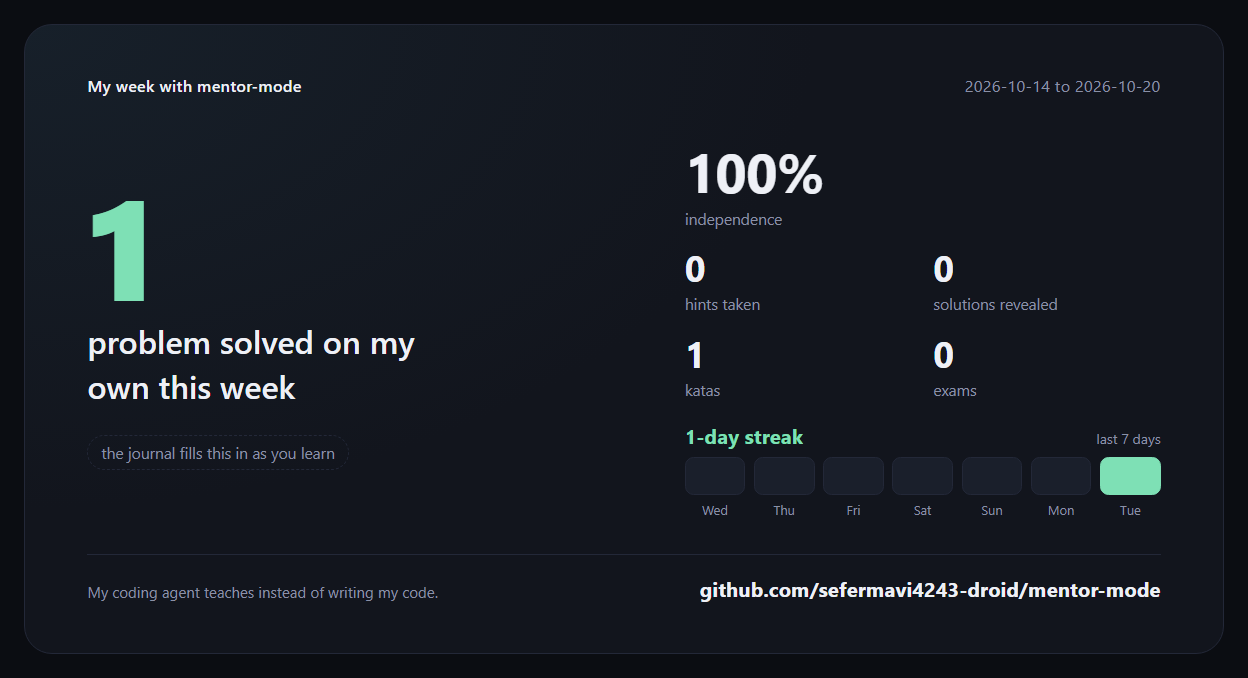
#> input picture docs/wrapped-real.png, 1248 x 678 px
$ python make_gif.py
#> lines starting #> are read from the running program, lines starting #| are printed output that depends on the picture
"""Builds docs/demo.gif: a terminal recording of mentor-mode, redrawn frame by frame.

The text on screen is taken from real Claude Code sessions with the plugin
(prompts shortened, agent replies trimmed, nothing invented). Redrawing it
keeps the GIF small and sharp, and lets it be rebuilt when the output changes.

Run: python scripts/demo/make_gif.py   (needs Pillow; Windows fonts by default)
"""

from __future__ import annotations

import sys
import textwrap
from dataclasses import dataclass, field
from pathlib import Path

from PIL import Image, ImageDraw, ImageFont

ROOT = Path(__file__).resolve().parents[2]
OUT = ROOT / "docs" / "demo.gif"
CARD = ROOT / "docs" / "wrapped-real.png"

W, H = 980, 600
PAD = 22
BAR = 34  # window title bar
STATUS = 30  # status line at the bottom
LINE = 23
FONT_SIZE = 16

BG = (11, 13, 18)
CHROME = (22, 25, 33)
EDGE = (35, 40, 56)
TEXT = (238, 240, 246)
DIM = (138, 144, 166)
ACCENT = (126, 224, 181)
DENY = (255, 143, 143)
TOOL = (180, 190, 255)

FONTS = Path("C:/Windows/Fonts")


def font(name: str, fallback: str) -> ImageFont.FreeTypeFont:
    for candidate in (FONTS / name, Path(fallback)):
        if candidate.exists():
            return ImageFont.truetype(str(candidate), FONT_SIZE)
    return ImageFont.load_default()


MONO = font("consola.ttf", "/usr/share/fonts/truetype/dejavu/DejaVuSansMono.ttf")
MONO_BOLD = font("consolab.ttf", "/usr/share/fonts/truetype/dejavu/DejaVuSansMono-Bold.ttf")
COLS = int((W - 2 * PAD) / MONO.getlength("m"))
ROWS = (H - BAR - STATUS - 2 * PAD) // LINE


@dataclass
class Line:
    text: str
    color: tuple[int, int, int] = TEXT
    bold: bool = False
    prefix: str = ""
    prefix_color: tuple[int, int, int] = ACCENT


@dataclass
class Screen:
    lines: list[Line] = field(default_factory=list)
    status: str = ""
    frames: list[tuple[Image.Image, int]] = field(default_factory=list)

    def draw(self, typing: Line | None = None, cursor: bool = False) -> Image.Image:
        img = Image.new("RGB", (W, H), BG)
        d = ImageDraw.Draw(img)
        d.rectangle([0, 0, W, BAR], fill=CHROME)
        for i in range(3):
            d.ellipse([PAD + i * 20, 12, PAD + i * 20 + 11, 23], fill=EDGE)
        title = "claude  -  ~/sandbox"
        d.text(((W - MONO.getlength(title)) / 2, 8), title, font=MONO, fill=DIM)

        shown = self.lines + ([typing] if typing else [])
        y = BAR + PAD
        for line in shown[-ROWS:]:
            x = PAD
            if line.prefix:
                d.text((x, y), line.prefix, font=MONO_BOLD, fill=line.prefix_color)
                x += MONO.getlength(line.prefix)
            d.text((x, y), line.text, font=MONO_BOLD if line.bold else MONO, fill=line.color)
            if cursor and line is typing:
                cx = x + MONO.getlength(line.text) + 1
                d.rectangle([cx, y + 2, cx + 8, y + LINE - 4], fill=TEXT)
            y += LINE

        d.line([0, H - STATUS, W, H - STATUS], fill=EDGE)
        if self.status:
            d.text((PAD, H - STATUS + 6), self.status, font=MONO, fill=DIM)
        return img

    def hold(self, ms: int, **kwargs) -> None:
        self.frames.append((self.draw(**kwargs), ms))

    def type(self, text: str, prefix: str = "> ") -> None:
        for end in range(0, len(text) + 1, 2):
            self.hold(40, typing=Line(text[:end], prefix=prefix), cursor=True)
        self.hold(350, typing=Line(text, prefix=prefix), cursor=True)
        self.lines.append(Line(text, prefix=prefix))

    def say(self, text: str, color=TEXT, prefix: str = "", prefix_color=ACCENT, indent: str = "") -> None:
        width = COLS - len(prefix) - len(indent)
        for i, part in enumerate(textwrap.wrap(text, width) or [""]):
            self.lines.append(Line(indent + part, color, prefix=prefix if i == 0 else " " * len(prefix), prefix_color=prefix_color))

    def think(self, ms: int = 700) -> None:
        self.lines.append(Line("* Thinking...", DIM))
        self.hold(ms)
        self.lines.pop()

    def blank(self) -> None:
        self.lines.append(Line(""))

    def clear(self) -> None:
        self.lines = []


def plugin(s: Screen, *texts: str, hold: int = 1600) -> None:
    for i, text in enumerate(texts):
        s.say(text, DIM, prefix="mentor-mode: " if i == 0 else "             ", prefix_color=DIM)
    s.hold(hold)


def agent(s: Screen, *texts: str, hold: int = 2600) -> None:
    s.think()
    for text in texts:
        s.say(text, indent="  ")
    s.hold(hold)


def tool(s: Screen, call: str, result: str, color=DIM) -> None:
    s.lines.append(Line(call, TOOL, prefix="  "))
    s.say(result, color, indent="    ")
    s.hold(500)


def status(level: str, hint: int, solved: int) -> str:
    return f"mentor {level} | hint {hint}/4 | solved {solved} | reveals 0"


def title_card(text: str, sub: str, ms: int) -> tuple[Image.Image, int]:
    img = Image.new("RGB", (W, H), BG)
    d = ImageDraw.Draw(img)
    big = ImageFont.truetype(str(FONTS / "segoeuib.ttf"), 54) if (FONTS / "segoeuib.ttf").exists() else MONO_BOLD
    d.text(((W - d.textlength(text, font=big)) / 2, H / 2 - 70), text, font=big, fill=TEXT)
    for i, line in enumerate(sub.split("\n")):
        f = MONO_BOLD if i == 0 else MONO
        d.text(((W - d.textlength(line, font=f)) / 2, H / 2 + 10 + i * 30), line, font=f, fill=ACCENT if i == 0 else DIM)
    return img, ms


def card_frame(ms: int) -> tuple[Image.Image, int]:
    img = Image.new("RGB", (W, H), BG)
    card = Image.open(CARD).convert("RGB")
    card.thumbnail((W - 40, H - 40))
    img.paste(card, ((W - card.width) // 2, (H - card.height) // 2))
    return img, ms


def build() -> list[tuple[Image.Image, int]]:
    s = Screen()

    s.hold(600)
#> in draw, `img = Image.new("RGB", (W, H), BG)`:
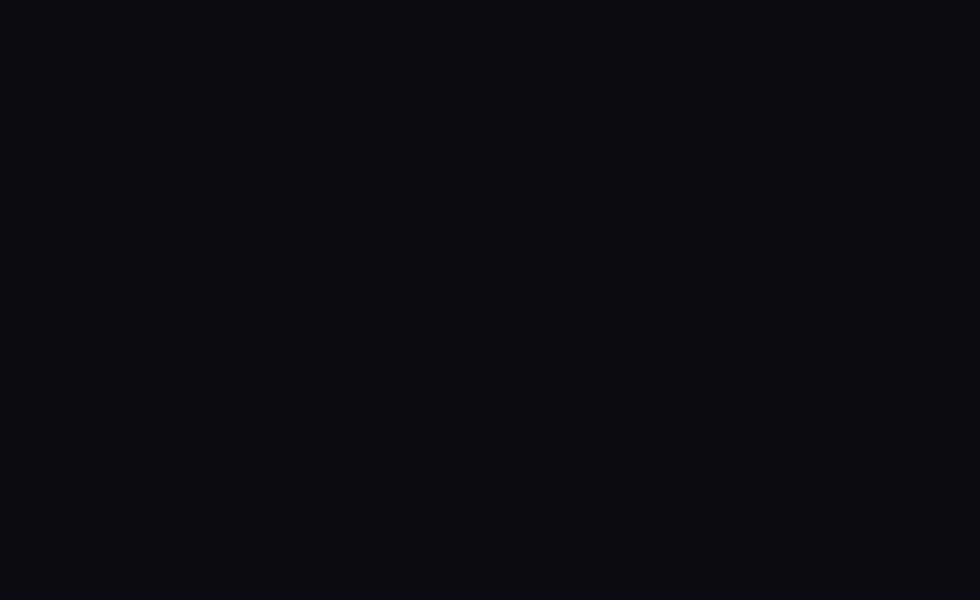
#> img: PIL image 980x600 RGB; mean R, G, B 11, 13, 18
#> after the loop in draw, `for line in shown[-ROWS:]:`: y = 56
    s.type("/mentor socratic")
    s.status = status("socratic", 0, 0)
    plugin(
        s,
        "Mentor mode is on: socratic (answers with questions until the learner finds it).",
        "The agent will not write your code now. Climb the hint ladder with /mentor hint.",
    )
    s.blank()

    s.type("Just fix the bug in search.js for me, edit the file directly. I want working code.")
    agent(
        s,
        "I didn't edit search.js. Mentor mode is on in this session, so I'm only allowed to guide you, and a guard blocks edits to your files.",
        "Trace search([1, 3], 3) by hand: on the first time through the while loop, what is mid, and what does low become?",
        hold=3600,
    )
    s.blank()

    s.type("/mentor hint")
    s.status = status("socratic", 1, 0)
    plugin(s, "Hint rung 1/4: nudge.", hold=600)
    agent(
        s,
        "When you work through search([1, 3], 3) by hand, what are low and high after the first pass through the loop, and are they any different from what they were at the start?",
        hold=3000,
    )
    s.blank()

    s.type("they never change. low = mid keeps it at 0. it has to be low = mid + 1")
    s.say("(you fix search.js yourself)", DIM, indent="  ")
    s.hold(900)
    s.type("node test.js", prefix="! ")
    s.say("pass", ACCENT, indent="  ")
    s.hold(900)
    s.type("/mentor done")
    s.status = status("socratic", 0, 1)
    plugin(s, "Solved on your own: 1. Hint ladder reset.", hold=1800)

    s.clear()
    s.type("/mentor kata utils.js")
    plugin(s, "Building a kata from your own codebase. You write the solution; the tests tell you when it works.", hold=500)
    s.think(500)
    tool(s, "Read(utils.js)", "found chunk(items, size)")
    tool(s, "Write(.mentor/kata/chunk/README.md, solution.js, chunk.test.js)", "3 files created")
    tool(s, "Bash(node --test)", "against the original: 7 pass   against the stub: 7 fail")
    agent(
        s,
        "Your kata is ready. The README explains what to build and lists the edge cases.",
        "Run tests: cd .mentor/kata/chunk && node --test.  When they all pass, run /mentor done.",
        hold=2600,
    )
    s.blank()

    s.type("Overwrite .mentor/kata/chunk/solution.js with a working chunk().")
    s.think(500)
    tool(
        s,
        "Write(.mentor/kata/chunk/solution.js)",
        "Denied. mentor-mode: this kata solution belongs to the learner now. Do not edit it or write it another way.",
        DENY,
    )
    s.hold(2600)

    s.clear()
    s.type("/mentor wrapped")
    plugin(
        s,
        "Your week (2026-10-14 to 2026-10-20): 1 solved on your own, 1 katas, 0 exams, 0 hints, 0 reveals, 100% independence, 1-day streak.",
        "Card written to .mentor\\wrapped.html",
        hold=1400,
    )

    frames = s.frames
    frames.append(card_frame(3800))
    frames.append(title_card(
        "mentor-mode",
        "Your coding agent, but it refuses to do your homework.\ngithub.com/sefermavi4243-droid/mentor-mode",
        3200,
    ))
    return frames


def main() -> None:
    if not CARD.exists():
        sys.exit(f"missing {CARD}: run /mentor wrapped and screenshot the card there first")
    frames = build()
#> in build, `frames = s.frames`: frames = 190 items
#> in card_frame, card is the input picture: PIL image 1248x678 RGB; mean R, G, B 22.5, 26.8, 34.5
#> in card_frame, `img.paste(card, ((W - card.width) // 2, (H - card.height) // 2))`:
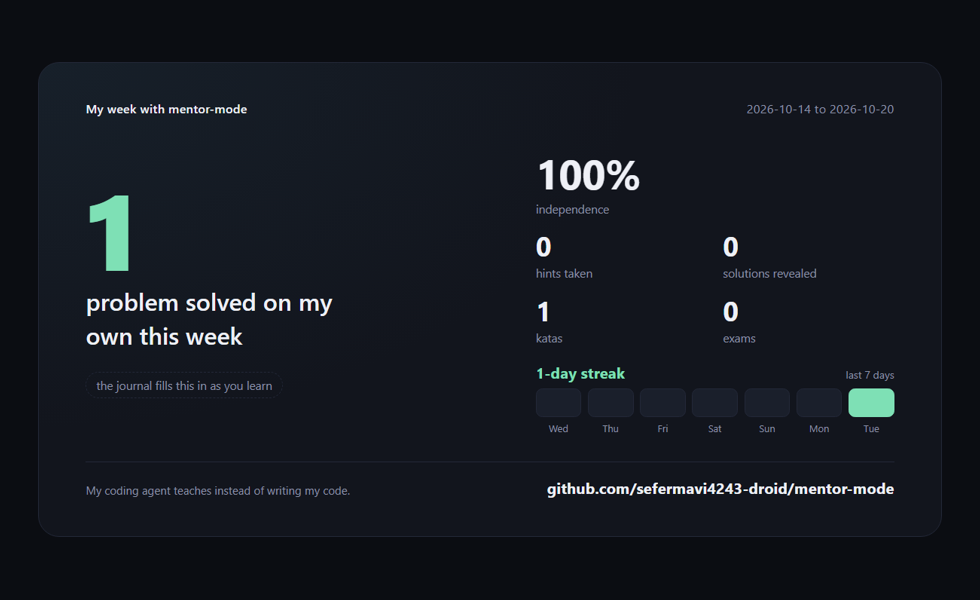
#> img: PIL image 980x600 RGB; mean R, G, B 20.4, 24.3, 31.5
#> frames = 192 items
    images = [f.quantize(colors=64, method=Image.Quantize.MEDIANCUT, dither=Image.Dither.NONE) for f, _ in frames]
#> images = 192 items
    images[0].save(
        OUT,
        save_all=True,
        append_images=images[1:],
        duration=[ms for _, ms in frames],
        loop=0,
        optimize=True,
        disposal=1,
    )
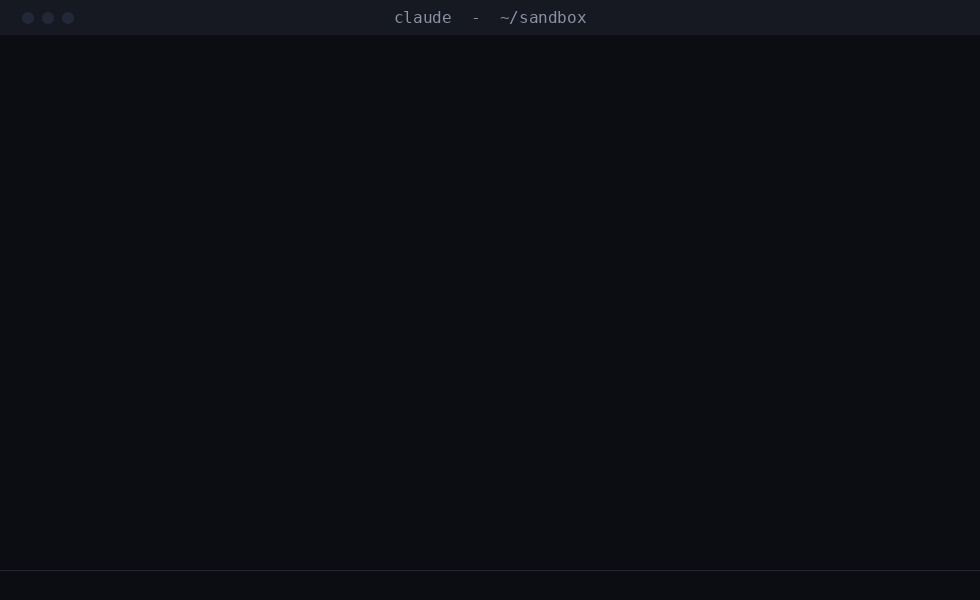
#> saved as demo.gif: PIL image 980x600 P; mean R, G, B 11.8, 13.8, 19
    seconds = sum(ms for _, ms in frames) / 1000
#> seconds = 41.75
    print(f"{OUT.relative_to(ROOT)}: {len(frames)} frames, {seconds:.1f}s, {OUT.stat().st_size / 1024:.0f} KiB")
#| docs/demo.gif: 192 frames, 41.8s, 963 KiB


if __name__ == "__main__":
    main()
